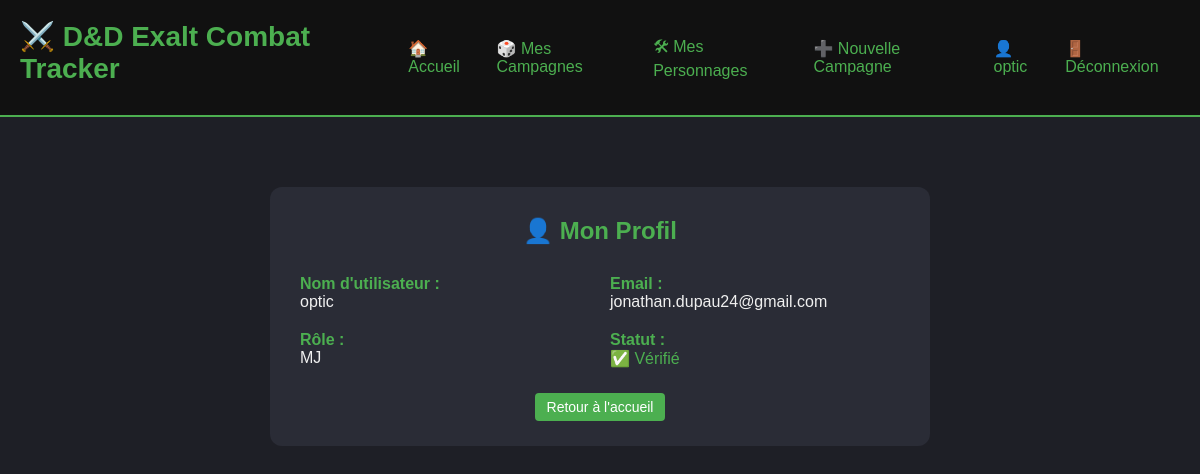
/auth/profile (signed in), run on the app's committed database.
### app/models/user.py (models this page shows, shortened)
class User(db.Model):
    id = db.Column(db.Integer, primary_key=True)
    username = db.Column(db.String(80), unique=True, nullable=False)
    email = db.Column(db.String(120), unique=True, nullable=False)
    password_hash = db.Column(db.String(255), nullable=False)
    role = db.Column(db.String(20), default='Joueur')  # Admin, MJ, Joueur
    is_verified = db.Column(db.Boolean, default=False)
    created_at = db.Column(db.DateTime, default=datetime.utcnow)
    last_login = db.Column(db.DateTime)
    is_active = db.Column(db.Boolean, default=True)
    campaign_memberships = db.relationship('CampaignMember', backref='member_user', lazy=True)

### app/routes/auth.py (the view)
@bp.route('/profile')
@login_required
def profile():
    from flask import g
    return render_template('auth/profile.html', user=g.current_user)

### app/services/auth_service.py (called while the page is built)
    @staticmethod
    def get_user_by_id(user_id):
        return User.query.get(user_id)

### templates/auth/profile.html
{% extends "base.html" %}
{% block content %}
<div style="max-width: 600px; margin: 50px auto; background: #2a2c36; padding: 30px; border-radius: 12px;">
    <h2 style="text-align: center; color: #4caf50; margin-bottom: 30px;">👤 Mon Profil</h2>
    <div style="display: grid; grid-template-columns: 1fr 1fr; gap: 20px;">
        <div>
            <strong style="color: #4caf50;">Nom d'utilisateur :</strong><br>
            <span style="color: #f0f0f0;">{{ user.username }}</span>
        </div>
        <div>
            <strong style="color: #4caf50;">Email :</strong><br>
            <span style="color: #f0f0f0;">{{ user.email }}</span>
        </div>
        <div>
            <strong style="color: #4caf50;">Rôle :</strong><br>
            <span style="color: #f0f0f0;">{{ user.role }}</span>
        </div>
        <div>
            <strong style="color: #4caf50;">Statut :</strong><br>
            {% if user.is_verified %}
                <span style="color: #4caf50;">✅ Vérifié</span>
            {% else %}
                <span style="color: #ff9800;">⚠️ En attente de vérification</span>
            {% endif %}
        </div>
    </div>
    <div style="text-align: center; margin-top: 30px;">
        <a href="{{ url_for('main.index') }}" class="btn-primary">Retour à l'accueil</a>
    </div>
</div>
{% endblock %}

### templates/base.html (shortened to what this page needs)
<!DOCTYPE html>
<html lang="fr">
<head>
    <link rel="stylesheet" href="{{ url_for('static', filename='css/base.css') }}">
    <link rel="stylesheet" href="{{ url_for('static', filename='css/layout.css') }}">
    <link rel="stylesheet" href="{{ url_for('static', filename='css/components.css') }}">
    <link rel="stylesheet" href="{{ url_for('static', filename='css/combat.css') }}">
    <link rel="stylesheet" href="{{ url_for('static', filename='css/dashboard.css') }}">
    <link rel="stylesheet" href="{{ url_for('static', filename='css/hud.css') }}">
    <link rel="stylesheet" href="{{ url_for('static', filename='css/templates.css') }}">
    <link rel="stylesheet" href="{{ url_for('static', filename='css/character.css') }}">
    <link rel="stylesheet" href="{{ url_for('static', filename='css/responsive.css') }}">
    <link rel="stylesheet" href="{{ url_for('static', filename='css/summary.css') }}">
    <link rel="stylesheet" href="{{ url_for('static', filename='css/exp_history.css') }}">
</head>
<body>
    <header>
        <h1><a href="{{ url_for('main.index') }}" style="color: #4caf50; text-decoration: none;">⚔️ D&D Exalt Combat Tracker</a></h1>
        <nav style="display: flex; gap: 15px; align-items: center;">
            <a href="{{ url_for('main.index') }}">🏠 Accueil</a>
            {% if session.user_id %}
                <a href="{{ url_for('campaign.list_campaigns') }}">🎲 Mes Campagnes</a>
                <a href="{{ url_for('template.manage_templates') }}">🛠 Mes Personnages</a>
                {% if g.current_user and g.current_user.role in ['MJ', 'Admin'] %}
                    <a href="{{ url_for('campaign.create_campaign') }}">➕ Nouvelle Campagne</a>
                {% endif %}
                <a href="{{ url_for('auth.profile') }}">
                    👤 {{ g.current_user.username if g.current_user else 'Utilisateur' }}
                </a>
                <a href="{{ url_for('auth.logout') }}">🚪 Déconnexion</a>
            {% else %}
                <a href="{{ url_for('template.manage_templates') }}">🛠 Gérer les Profils</a>
                <a href="{{ url_for('auth.login') }}">🔐 Connexion</a>
                <a href="{{ url_for('auth.register') }}">📝 Inscription</a>
            {% endif %}
        </nav>
    </header>
    <main>
        {% block content %}{% endblock %}
    </main>
</body>
</html>

### static/css/base.css (style rules this page uses)
body { font-family: Arial, sans-serif; background-color: #1e1f26; color: #f0f0f0; margin: 0; padding: 0; }
header { background: #111; padding: 20px; display: flex; justify-content: space-between; align-items: center; border-bottom: 2px solid #4caf50; }
header h1 { font-size: 28px; font-weight: bold; }
h1, h2, h3 { margin: 0 0 10px 0; }
main { padding: 20px; }
a { color: #4caf50; text-decoration: none; }

### static/css/components.css (style rules this page uses)
.btn, .btn-primary, .btn-danger, .btn-secondary { padding: 6px 12px; border-radius: 4px; text-decoration: none; color: white; border: none; cursor: pointer; font-size: 14px; }
.btn-primary { background: #4caf50; }

### data on the page
User: current_user "optic", username "optic", email "jonathan.dupau24@gmail.com", role "MJ"
